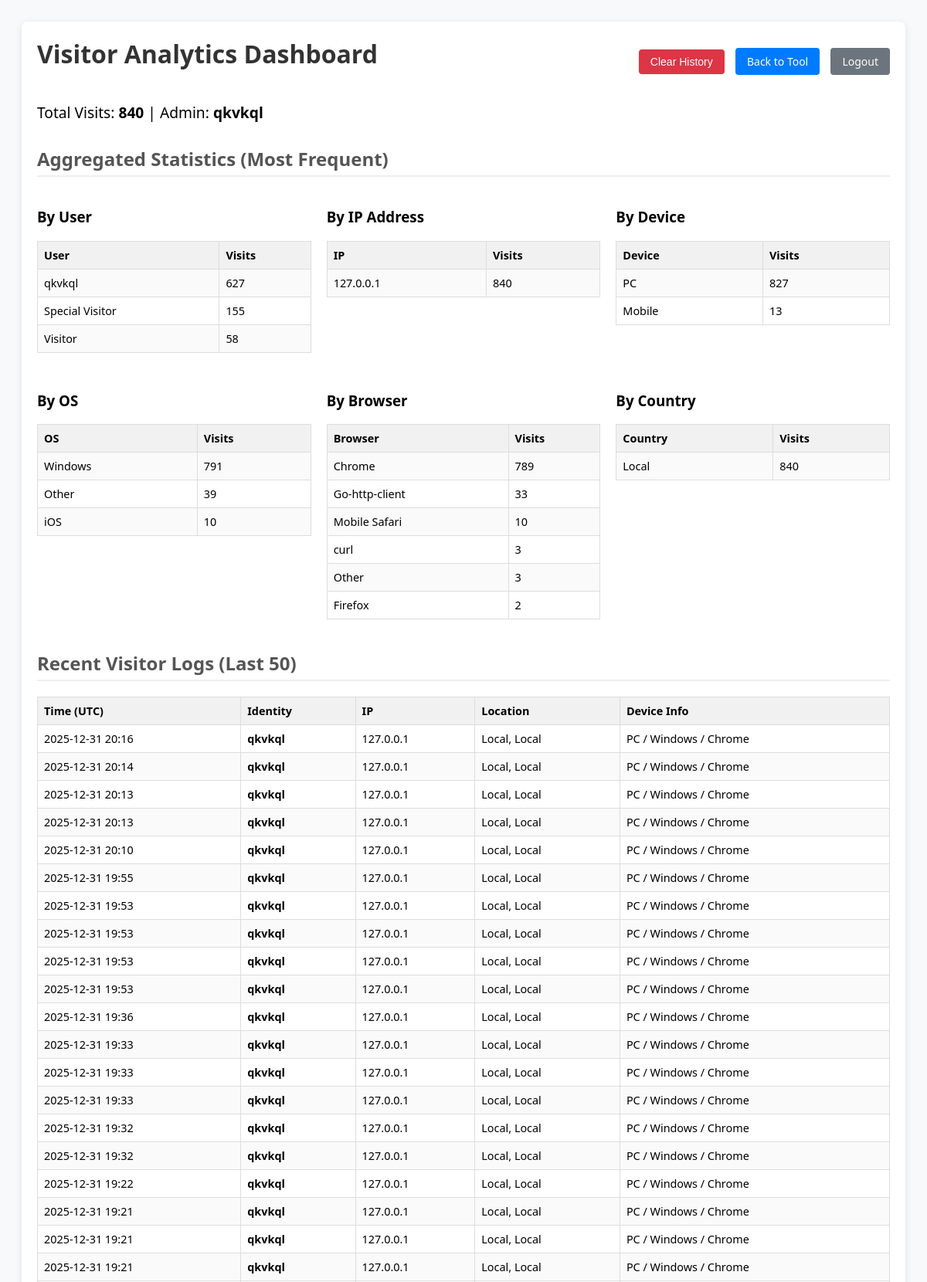
Screenshot of /visitor_stats (signed in, upper part) with the database file from the repository.
### app.py (models this page shows, shortened)
class User(UserMixin, db.Model):
    id = db.Column(db.Integer, primary_key=True)
    username = db.Column(db.String(150), unique=True, nullable=False)
    password_hash = db.Column(db.String(150), nullable=False)
    is_admin = db.Column(db.Boolean, default=False)
    user_level = db.Column(db.String(20), default='basic')

class Visitor(db.Model):
    id = db.Column(db.Integer, primary_key=True)
    username = db.Column(db.String(150), nullable=True)
    ip_address = db.Column(db.String(50))
    timestamp = db.Column(db.DateTime, default=datetime.utcnow)
    country = db.Column(db.String(50))
    city = db.Column(db.String(50))
    device_type = db.Column(db.String(50))
    os = db.Column(db.String(50))
    browser = db.Column(db.String(50))
    device_brand = db.Column(db.String(50))

### app.py (the view)
@app.route('/visitor_stats')
@admin_required
def visitor_stats():
    visits = Visitor.query.order_by(Visitor.timestamp.desc()).limit(50).all()
    total_visits = Visitor.query.count()
    def get_aggregated_stats(column):
        return db.session.query(column, func.count(Visitor.id).label('count')).group_by(column).order_by(func.count(Visitor.id).desc()).all()
    analytics = {
        'Users': get_aggregated_stats(Visitor.username), 'IPs': get_aggregated_stats(Visitor.ip_address),
        'Devices': get_aggregated_stats(Visitor.device_type), 'OS': get_aggregated_stats(Visitor.os),
        'Browsers': get_aggregated_stats(Visitor.browser), 'Locations': get_aggregated_stats(Visitor.country)
    }
    return render_template('stats.html', visits=visits, count=total_visits, analytics=analytics)

### app.py (called while the page is built, shortened)
@app.context_processor
def inject_csrf_token():
    return dict(csrf_token=generate_csrf, t=get_translation, lang=get_current_language)

@login_manager.user_loader
def load_user(user_id):
    return User.query.get(int(user_id))

def admin_required(f):
    @wraps(f)
    @login_required
    def decorated_function(*args, **kwargs):
        if not current_user.is_admin:
            flash("Access denied.")
            return redirect(url_for('home'))
        return f(*args, **kwargs)
    return decorated_function

@app.before_request
def track_visitor():
    if request.endpoint in ['static', 'search_stations', 'visitor_stats', 'clear_visitor_db', 'login', 'signup', 'logout', 'invitation']:
        return

### templates/stats.html (shortened to what this page needs)
<!DOCTYPE html>
<html lang="en">
<head>
</head>
<body>
<div class="container">
    <div class="header">
        <h1>Visitor Analytics Dashboard</h1>
        <div>
            <form action="{{ url_for('clear_visitor_db') }}" method="post" style="display:inline;" onsubmit="return confirm('Are you sure you want to delete ALL visitor logs?');">
                <button type="submit" class="btn btn-danger">Clear History</button>
            </form>
            <a href="{{ url_for('home') }}" class="btn btn-primary" style="margin-left: 10px;">Back to Tool</a>
            <a href="{{ url_for('logout') }}" class="btn btn-secondary" style="margin-left: 10px;">Logout</a>
        </div>
    </div>
    <p style="font-size: 1.2em;">Total Visits: <strong>{{ count }}</strong> | Admin: <strong>{{ current_user.username }}</strong></p>
    <h2>Aggregated Statistics (Most Frequent)</h2>
    <div class="grid-container">
        <div>
            <h3>By User</h3>
            <table>
                <tr><th>User</th><th>Visits</th></tr>
                {% for row in analytics['Users'] %}
                <tr><td>{{ row[0] }}</td><td>{{ row[1] }}</td></tr>
                {% endfor %}
            </table>
        </div>
        <div>
            <h3>By IP Address</h3>
            <table>
                <tr><th>IP</th><th>Visits</th></tr>
                {% for row in analytics['IPs'][:10] %}
                <tr><td>{{ row[0] }}</td><td>{{ row[1] }}</td></tr>
                {% endfor %}
            </table>
        </div>
        <div>
            <h3>By Device</h3>
            <table>
                <tr><th>Device</th><th>Visits</th></tr>
                {% for row in analytics['Devices'] %}
                <tr><td>{{ row[0] }}</td><td>{{ row[1] }}</td></tr>
                {% endfor %}
            </table>
        </div>
        <div>
            <h3>By OS</h3>
            <table>
                <tr><th>OS</th><th>Visits</th></tr>
                {% for row in analytics['OS'] %}
                <tr><td>{{ row[0] }}</td><td>{{ row[1] }}</td></tr>
                {% endfor %}
            </table>
        </div>
        <div>
            <h3>By Browser</h3>
            <table>
                <tr><th>Browser</th><th>Visits</th></tr>
                {% for row in analytics['Browsers'] %}
                <tr><td>{{ row[0] }}</td><td>{{ row[1] }}</td></tr>
                {% endfor %}
            </table>
        </div>
        <div>
            <h3>By Country</h3>
            <table>
                <tr><th>Country</th><th>Visits</th></tr>
                {% for row in analytics['Locations'] %}
                <tr><td>{{ row[0] }}</td><td>{{ row[1] }}</td></tr>
                {% endfor %}
            </table>
        </div>
    </div>
    <h2>Recent Visitor Logs (Last 50)</h2>
    <table>
        <thead>
            <tr>
                <th>Time (UTC)</th>
                <th>Identity</th>
                <th>IP</th>
                <th>Location</th>
                <th>Device Info</th>
            </tr>
        </thead>
        <tbody>
            {% for v in visits %}
            <tr>
                <td>{{ v.timestamp.strftime('%Y-%m-%d %H:%M') }}</td>
                <td><strong>{{ v.username }}</strong></td>
                <td>{{ v.ip_address }}</td>
                <td>{{ v.city }}, {{ v.country }}</td>
                <td>{{ v.device_type }} / {{ v.os }} / {{ v.browser }}</td>
            </tr>
            {% endfor %}
        </tbody>
    </table>
</div>
</body>
</html>

### templates/stats.html (style rules this page uses)
body { font-family: 'Segoe UI', Tahoma, Geneva, Verdana, sans-serif; padding: 20px; background-color: #f8f9fa; }
.container { max-width: 1200px; margin: 0 auto; background: white; padding: 20px; border-radius: 8px; box-shadow: 0 2px 10px rgba(0,0,0,0.1); }
h1 { margin-top: 0; color: #333; }
h2 { color: #555; border-bottom: 2px solid #eee; padding-bottom: 5px; margin-top: 30px; }
.header { display: flex; justify-content: space-between; align-items: center; margin-bottom: 20px; }
.btn { padding: 8px 15px; border-radius: 4px; text-decoration: none; color: white; border: none; cursor: pointer; font-size: 14px; }
.btn-danger { background-color: #dc3545; }
.btn-primary { background-color: #007bff; }
.btn-secondary { background-color: #6c757d; }
.grid-container { display: grid; grid-template-columns: repeat(auto-fit, minmax(300px, 1fr)); gap: 20px; }
table { width: 100%; border-collapse: collapse; margin-bottom: 10px; font-size: 0.9em; }
th, td { border: 1px solid #ddd; padding: 8px; text-align: left; }
th { background-color: #f1f1f1; }
tr:nth-child(even) { background-color: #fafafa; }

### rows the page displays
User: username "qkvkql"
Visitor: username "Special Visitor", id "155"
Visitor: os "Windows", id "791"
Visitor: row "Local", id "840", timestamp "2025-12-31 20:16", username "qkvkql", ip_address "127.0.0.1", city "Local", country "Local", device_type "PC", os "Windows", browser "Chrome"
Visitor: timestamp "2025-12-31 20:14", username "qkvkql", ip_address "127.0.0.1", city "Local", country "Local", device_type "PC", os "Windows", browser "Chrome"
Visitor: timestamp "2025-12-31 20:13", username "qkvkql", ip_address "127.0.0.1", city "Local", country "Local", device_type "PC", os "Windows", browser "Chrome"
Visitor: timestamp "2025-12-31 20:13", username "qkvkql", ip_address "127.0.0.1", city "Local", country "Local", device_type "PC", os "Windows", browser "Chrome"
Visitor: timestamp "2025-12-31 20:10", username "qkvkql", ip_address "127.0.0.1", city "Local", country "Local", device_type "PC", os "Windows", browser "Chrome"
Visitor: timestamp "2025-12-31 19:55", username "qkvkql", ip_address "127.0.0.1", city "Local", country "Local", device_type "PC", os "Windows", browser "Chrome"
Visitor: timestamp "2025-12-31 19:53", username "qkvkql", ip_address "127.0.0.1", city "Local", country "Local", device_type "PC", os "Windows", browser "Chrome"
Visitor: timestamp "2025-12-31 19:53", username "qkvkql", ip_address "127.0.0.1", city "Local", country "Local", device_type "PC", os "Windows", browser "Chrome"
Visitor: timestamp "2025-12-31 19:53", username "qkvkql", ip_address "127.0.0.1", city "Local", country "Local", device_type "PC", os "Windows", browser "Chrome"
Visitor: timestamp "2025-12-31 19:53", username "qkvkql", ip_address "127.0.0.1", city "Local", country "Local", device_type "PC", os "Windows", browser "Chrome"
Visitor: timestamp "2025-12-31 19:36", username "qkvkql", ip_address "127.0.0.1", city "Local", country "Local", device_type "PC", os "Windows", browser "Chrome"
Visitor: timestamp "2025-12-31 19:33", username "qkvkql", ip_address "127.0.0.1", city "Local", country "Local", device_type "PC", os "Windows", browser "Chrome"
Visitor: timestamp "2025-12-31 19:33", username "qkvkql", ip_address "127.0.0.1", city "Local", country "Local", device_type "PC", os "Windows", browser "Chrome"
Visitor: timestamp "2025-12-31 19:33", username "qkvkql", ip_address "127.0.0.1", city "Local", country "Local", device_type "PC", os "Windows", browser "Chrome"
Visitor: timestamp "2025-12-31 19:32", username "qkvkql", ip_address "127.0.0.1", city "Local", country "Local", device_type "PC", os "Windows", browser "Chrome"
Visitor: timestamp "2025-12-31 19:32", username "qkvkql", ip_address "127.0.0.1", city "Local", country "Local", device_type "PC", os "Windows", browser "Chrome"
Visitor: timestamp "2025-12-31 19:22", username "qkvkql", ip_address "127.0.0.1", city "Local", country "Local", device_type "PC", os "Windows", browser "Chrome"
Visitor: timestamp "2025-12-31 19:21", username "qkvkql", ip_address "127.0.0.1", city "Local", country "Local", device_type "PC", os "Windows", browser "Chrome"
Visitor: timestamp "2025-12-31 19:21", username "qkvkql", ip_address "127.0.0.1", city "Local", country "Local", device_type "PC", os "Windows", browser "Chrome"
Visitor: timestamp "2025-12-31 19:21", username "qkvkql", ip_address "127.0.0.1", city "Local", country "Local", device_type "PC", os "Windows", browser "Chrome"

### other values shown
{{ count }} "840"
{{ row[0] }} "qkvkql" "Visitor"
{{ row[1] }} "627" "58"
{{ row[0] }} "127.0.0.1"
{{ row[1] }} "840"
{{ row[0] }} "PC" "Mobile"
{{ row[1] }} "827" "13"
{{ row[0] }} "Other" "iOS"
{{ row[1] }} "39" "10"
{{ row[0] }} "Chrome" "Go-http-client" "Mobile Safari" "curl" "Other" "Firefox"
{{ row[1] }} "789" "33" "10" "3" "3" "2"
